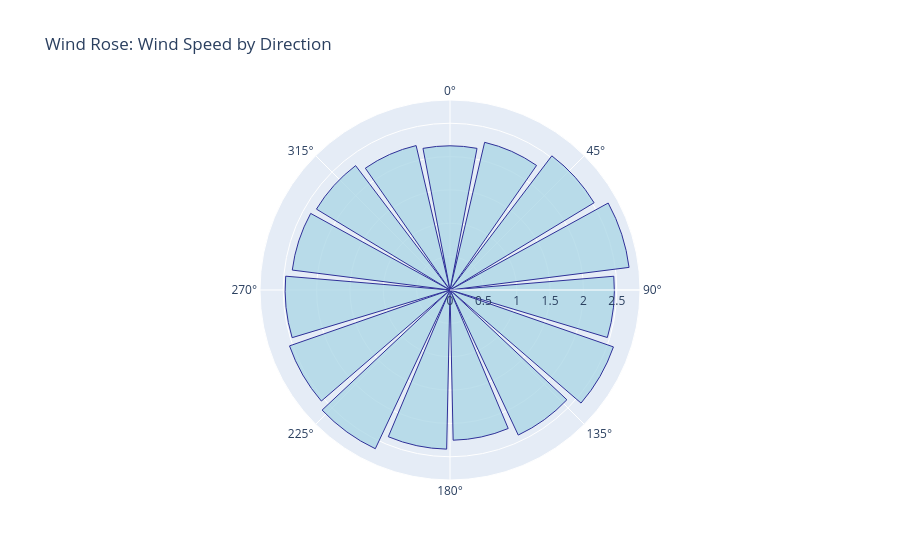

Notebook source saved alongside this figure:
### Markdown cell above
## 5. Wind & Distribution Analysis

### Code cell
# Wind rose using polar plot
if 'WD' in df_clean.columns and 'WS' in df_clean.columns:
    # Create bins for wind direction
    wind_data = df_clean[['WD', 'WS']].dropna()
    
    fig = go.Figure()
    
    fig.add_trace(go.Barpolar(
        r=wind_data.groupby(pd.cut(wind_data['WD'], bins=16))['WS'].mean(),
        theta=np.linspace(0, 360, 16),
        marker_color='lightblue',
        marker_line_color='navy',
        marker_line_width=1,
        opacity=0.8
    ))
    
    fig.update_layout(
        title='Wind Rose: Wind Speed by Direction',
        polar=dict(
            radialaxis=dict(visible=True),
            angularaxis=dict(direction='clockwise')
        ),
        showlegend=False
    )
    
    fig.show()

### Figure 1 — Plotly figure (JSON) as saved in the notebook; plotly's stock layout.template omitted (floating-point values rounded to 4 significant figures)
{"data": [{"marker": {"color": "lightblue", "line": {"color": "navy", "width": 1}}, "opacity": 0.8, "r": [0.5266, 2.274, 2.525, 2.706, 2.464, 2.594, 2.403, 2.252, 2.386, 2.63, 2.547, 2.472, 2.383, 2.341, 2.224, 2.161], "theta": [0.0, 24.0, 48.0, 72.0, 96.0, 120.0, 144.0, 168.0, 192.0, 216.0, 240.0, 264.0, 288.0, 312.0, 336.0, 360.0], "type": "barpolar"}], "layout": {"polar": {"angularaxis": {"direction": "clockwise"}, "radialaxis": {"visible": true}}, "showlegend": false, "title": {"text": "Wind Rose: Wind Speed by Direction"}}}
